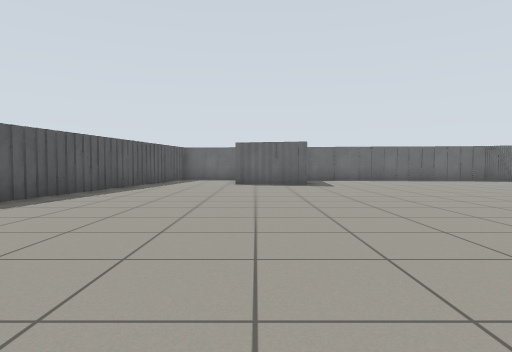
[1] (above)

15 first-person views from a walk through a world built for the Gazebo simulator. The camera is 0.72 m above the floor, tilts 2° down and sees 75° across. The floor is counted in squares, 1 m on a side. Each view is taken from the middle of a square. On the plan, view 1 faces up. The plan holds only what a view shows up to about 10 squares ahead; the rest is blank.

[2]
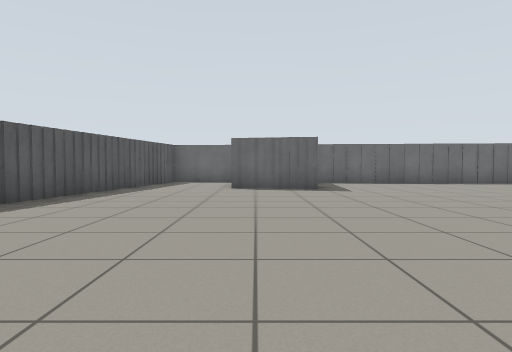

[3]
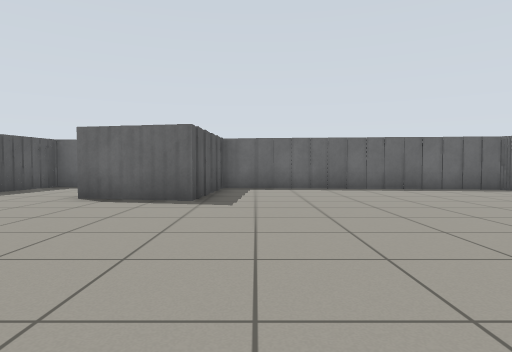

[4]
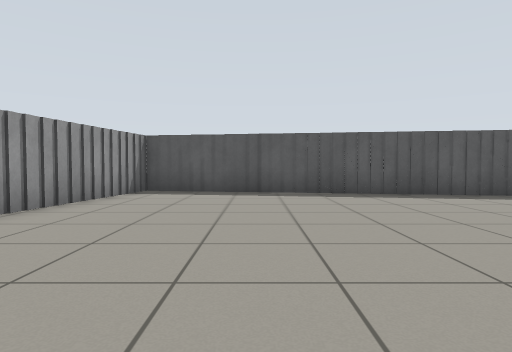

[5]
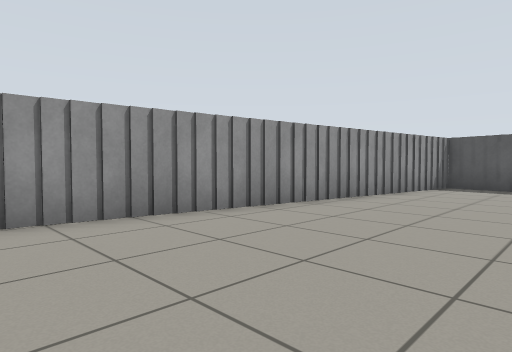

[6]
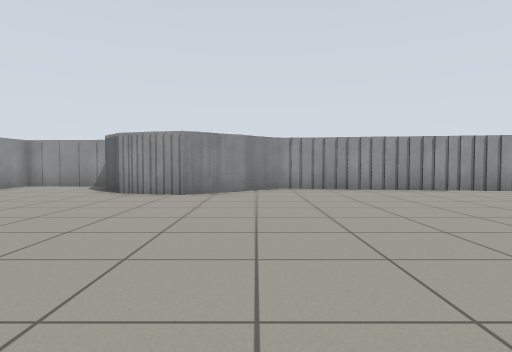

[7]
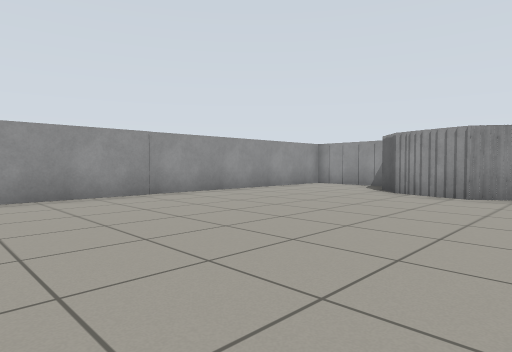

[8]
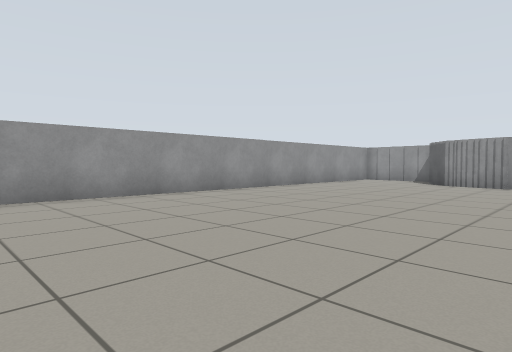

[9]
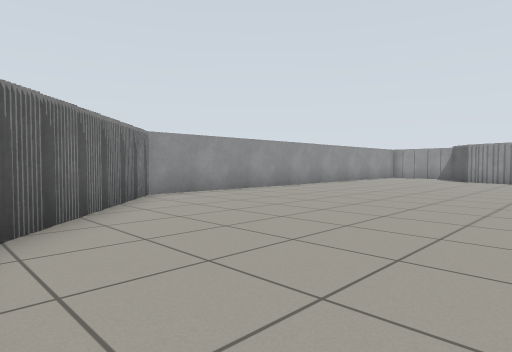

[10]
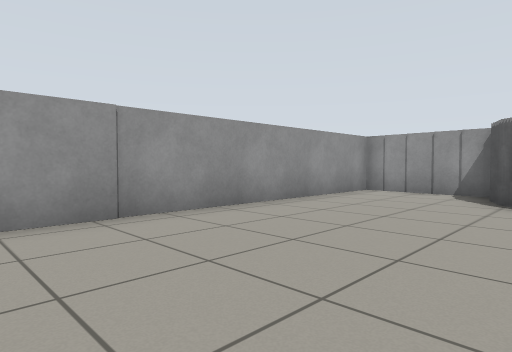

[11]
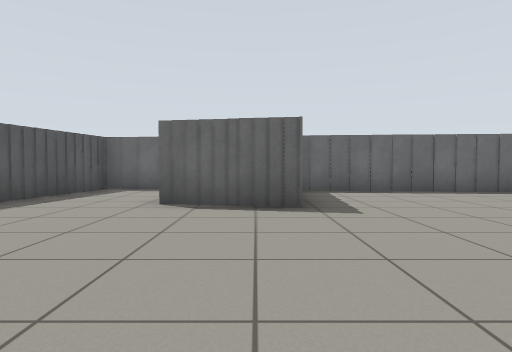

[12]
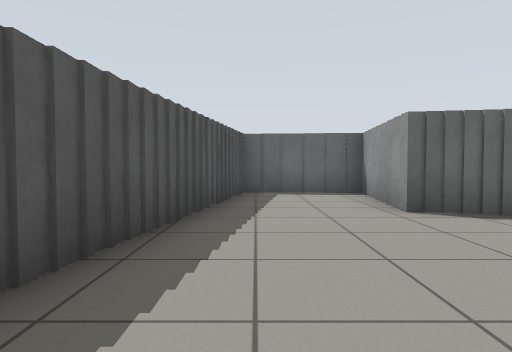

[13]
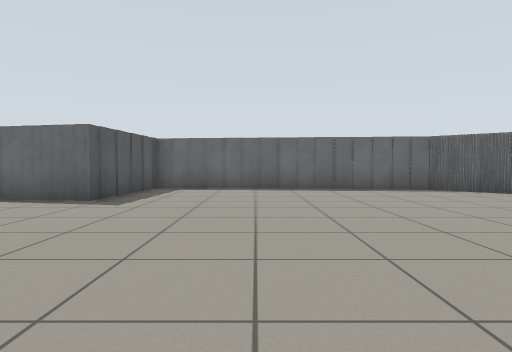

[14]
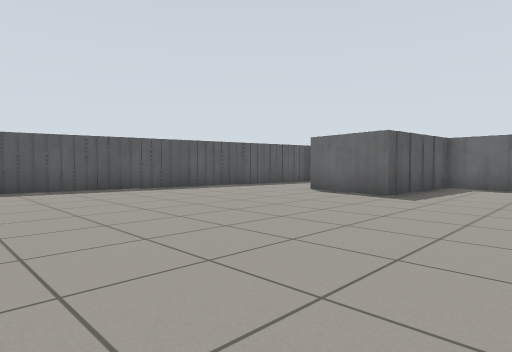

[15]
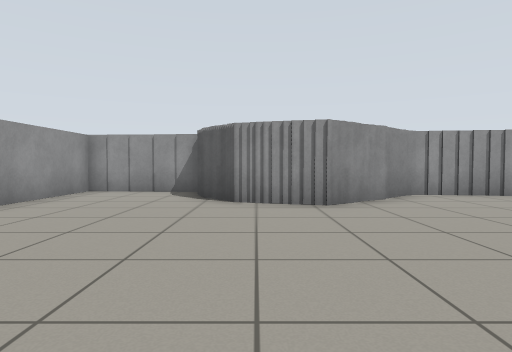

### Floor plan
Points are (right, up) in squares from view 1. A wall is a line through its corners. A room is listed if a view was taken in it or the views show most of it. See-through windows are left out.
Room 1 (views 1, 2, 3, 4, 5, 6, 7, 8, 9, 10, 11, 12, 13, 14, 15)
walls: (1.2, 11.8) (-0.7, 11.8); (8.4, -0.9) (9.6, -0.9); (8, -1.1) (8.6, -1.1); (7.5, -1.5) (8.1, -1.5); (-0.2, 12) (-0.7, 12) (-0.7, 14.4); (9.2, -1.1) (10.5, -1.1); (5, -2.7) (6.5, -2.7); (3.2, -2.6) (5.1, -2.6); (5.1, 15) (1.9, 15) (1.9, 11.5) (1.1, 11.5); (1.4, -2.3) (3.4, -2.3); (7.9, 14.7) (5, 14.7); (10.9, 13.1) (10.9, 13.7) (10.5, 13.7) (10.5, 14) (10, 14) (10, 14.5) (7.8, 14.5); (10.4, -1.5) (10.9, -1.5); (11.2, 12.9) (11.2, 13.4); (12.8, 11.4) (12.8, 11.9); (-0.2, -2.1) (1.5, -2.1); (-4.6, 8.1) (-4.6, 7.6); (-4.8, 7.8) (-4.8, 5.6); (-1.2, -1.8) (-0.1, -1.8); (-0.4, 14.4) (-0.4, 15.3) (-0.8, 15.3); (-5.1, 5.8) (-5.1, 3.9); (-4.4, 10.2) (-4.4, 8); (-4.1, 11.6) (-4.1, 10.1); (-5.5, 4) (-5.5, 1.4); (-0.4, 15.5) (-3.4, 15.5) (-3.4, 14.9); (-3.8, 12.9) (-3.8, 11.2); (-3.9, -1.5) (-1.2, -1.5); (11.5, -3.7) (14.4, -3.7) (14.4, 10.4); (-5.9, 1.5) (-5.9, -1.1) (-3.8, -1.1); (-3.6, 15) (-3.6, 12.8)

Positions as (right, up) in squares from view 1, and headings:
1: (0, 0), facing up
2: (0, 2), facing up
3: (3, 5), facing up
4: (3, 2), facing left
5: (5, 2), facing down-left
6: (7, 7), facing down
7: (7, 7), facing down-right
8: (7, 11), facing down-right
9: (7, 14), facing down-right
10: (10, 5), facing down-right
11: (1, 6), facing up
12: (-3, 7), facing up
13: (5, 5), facing up
14: (5, 4), facing up-left
15: (10, 5), facing down
